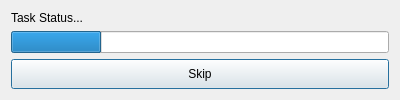
<?xml version="1.0" encoding="UTF-8"?>
<ui version="4.0">
 <class>ProgressDialog</class>
 <widget class="QDialog" name="ProgressDialog">
  <property name="geometry">
   <rect>
    <x>0</x>
    <y>0</y>
    <width>400</width>
    <height>100</height>
   </rect>
  </property>
  <property name="minimumSize">
   <size>
    <width>400</width>
    <height>0</height>
   </size>
  </property>
  <property name="maximumSize">
   <size>
    <width>600</width>
    <height>16777215</height>
   </size>
  </property>
  <property name="windowTitle">
   <string>Please wait...</string>
  </property>
  <layout class="QGridLayout" name="gridLayout">
   <item row="0" column="0">
    <widget class="QLabel" name="statusLabel">
     <property name="text">
      <string>Task Status...</string>
     </property>
     <property name="wordWrap">
      <bool>true</bool>
     </property>
    </widget>
   </item>
   <item row="1" column="0">
    <widget class="QProgressBar" name="taskProgressBar">
     <property name="value">
      <number>24</number>
     </property>
     <property name="textVisible">
      <bool>false</bool>
     </property>
    </widget>
   </item>
   <item row="2" column="0">
    <widget class="QPushButton" name="skipButton">
     <property name="sizePolicy">
      <sizepolicy hsizetype="Expanding" vsizetype="Expanding">
       <horstretch>0</horstretch>
       <verstretch>0</verstretch>
      </sizepolicy>
     </property>
     <property name="text">
      <string>Skip</string>
     </property>
    </widget>
   </item>
  </layout>
 </widget>
 <resources/>
 <connections/>
</ui>
